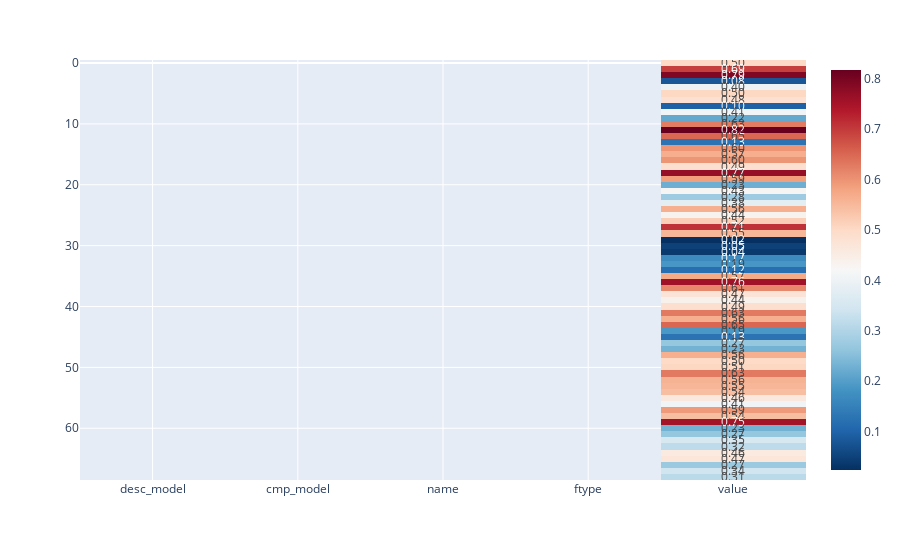

Notebook code cell kept with this figure:
### Code cell
px.imshow(df2, text_auto=".2f", color_continuous_scale='RdBu_r')

### Figure 1 — Plotly figure (JSON) as saved in the notebook; plotly's stock layout.template omitted (floating-point values rounded to 4 significant figures; data arrays with more than 128 entries replaced by an {"elided": "..."} marker saying what was removed)
{"data": [{"coloraxis": "coloraxis", "hovertemplate": "x: %{x}<br>y: %{y}<br>color: %{z}<extra></extra>", "name": "0", "texttemplate": "%{z:.2f}", "type": "heatmap", "x": ["desc_model", "cmp_model", "name", "ftype", "value"], "xaxis": "x", "y": [0, 1, 2, 3, 4, 5, 6, 7, 8, 9, 10, 11, 12, 13, 14, 15, 16, 17, 18, 19, 20, 21, 22, 23, 24, 25, 26, 27, 28, 29, 30, 31, 32, 33, 34, 35, 36, 37, 38, 39, 40, 41, 42, 43, 44, 45, 46, 47, 48, 49, 50, 51, 52, 53, 54, 55, 56, 57, 58, 59, 60, 61, 62, 63, 64, 65, 66, 67, 68], "yaxis": "y", "z": {"elided": "69x5 mixed values"}}], "layout": {"coloraxis": {"colorscale": [[0, "rgb(5,48,97)"], [0.1, "rgb(33,102,172)"], [0.2, "rgb(67,147,195)"], [0.3, "rgb(146,197,222)"], [0.4, "rgb(209,229,240)"], [0.5, "rgb(247,247,247)"], [0.6, "rgb(253,219,199)"], [0.7, "rgb(244,165,130)"], [0.8, "rgb(214,96,77)"], [0.9, "rgb(178,24,43)"], [1, "rgb(103,0,31)"]]}, "margin": {"t": 60}, "xaxis": {"anchor": "y", "constrain": "domain", "domain": [0, 1], "scaleanchor": "y"}, "yaxis": {"anchor": "x", "autorange": "reversed", "constrain": "domain", "domain": [0, 1]}}}
